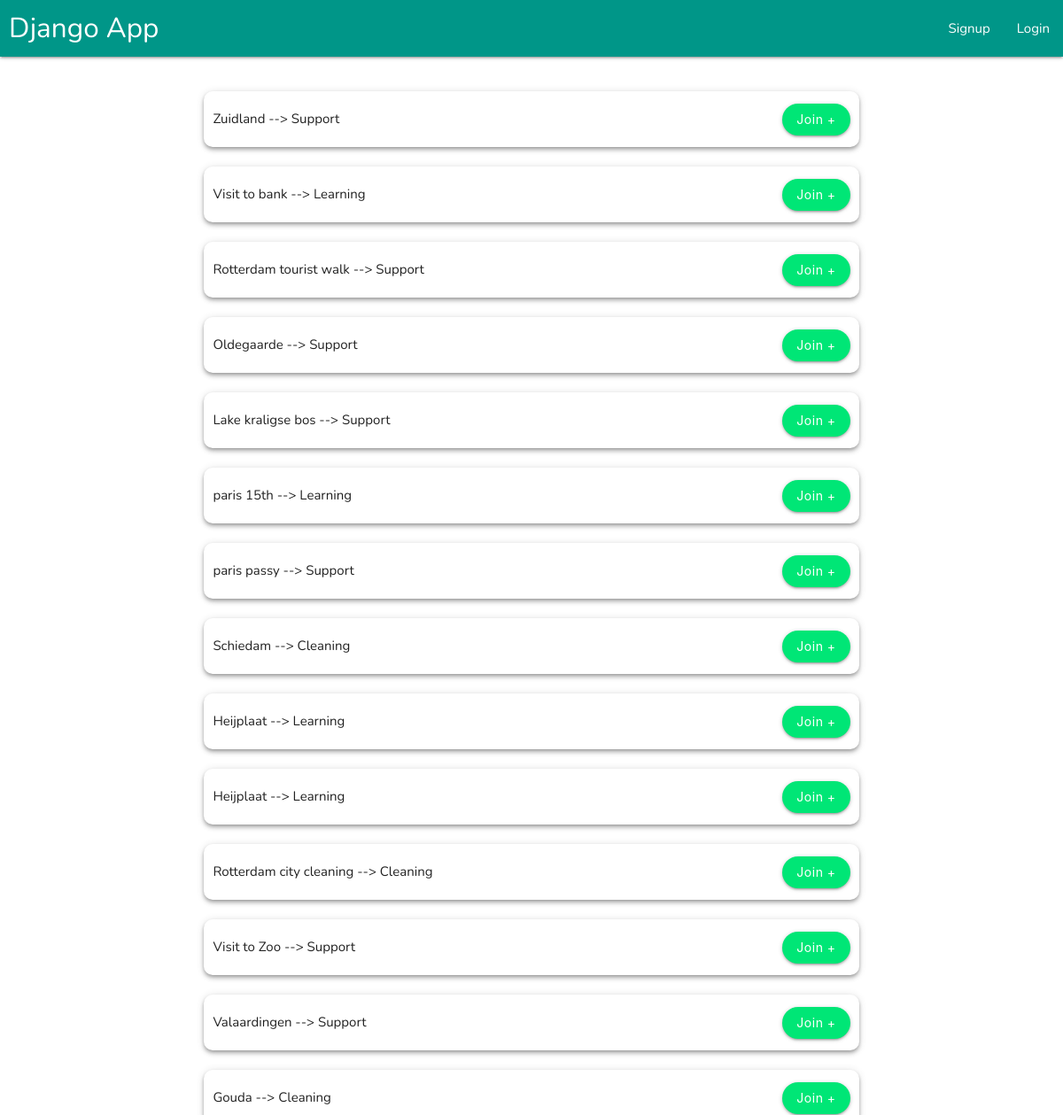
The app's page / (upper part), older data.
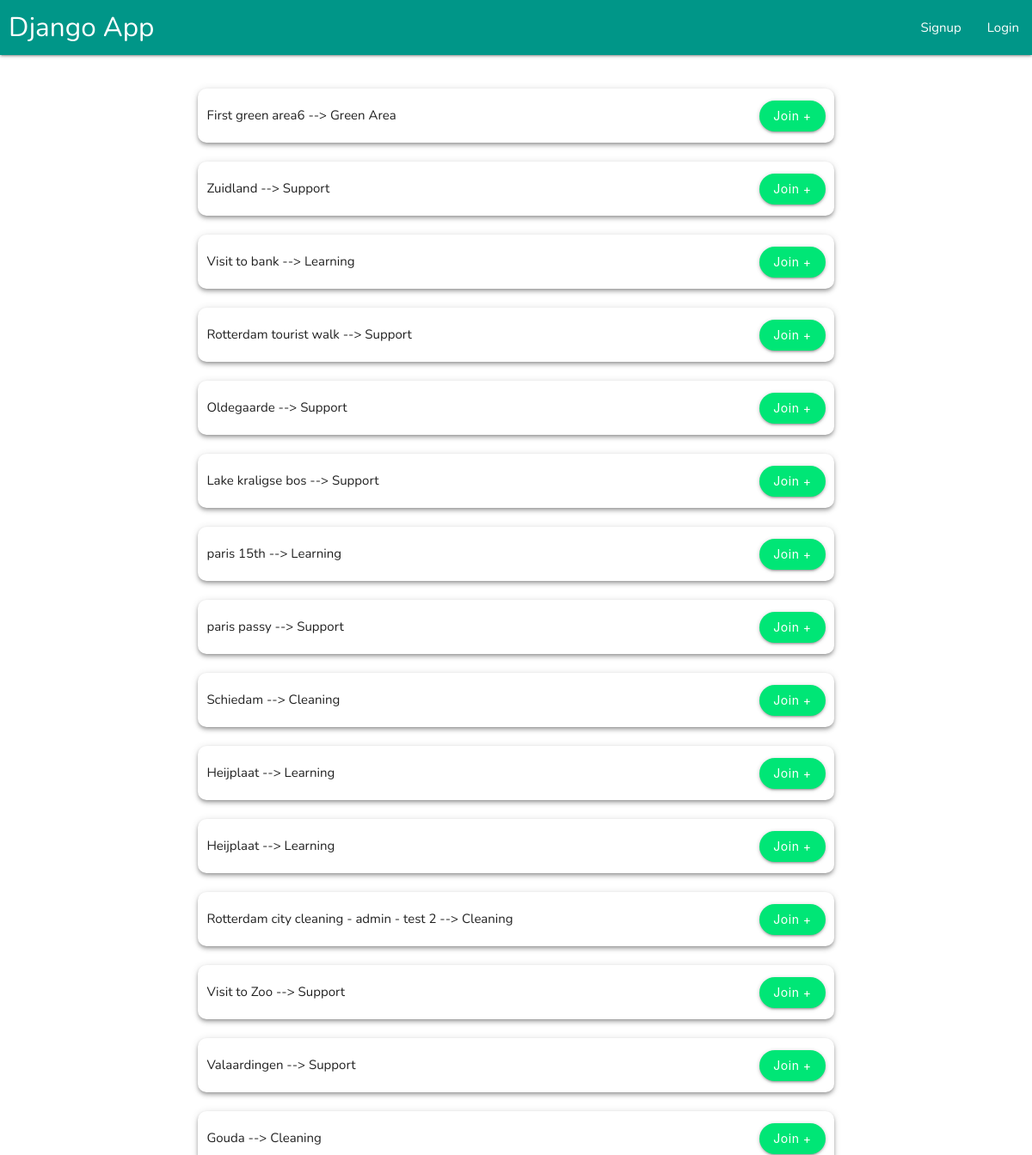
The same page, newer data.
### root/models.py (models this page shows, shortened)
class Initiative_Table(models.Model):
    title           = models.CharField(max_length=10000,blank=True,default='')
    description     = models.TextField(max_length=1000000,blank=True,default='')
    place_name      = models.CharField(max_length=1000000,blank=True,default='')
    longitude       = models.CharField(max_length=10000,blank=True,default='')
    latitude        = models.CharField(max_length=10000,blank=True,default='')
    event_date      = models.CharField(max_length=10000,blank=True,default='',null=True)
    date_object     = models.DateField(blank=True,null=True)
    category        = models.ForeignKey(Initiative_Category,on_delete=models.CASCADE,related_name="Category",default=None)
    is_green_area   = models.BooleanField(default=False,blank=True)
    owner           = models.ForeignKey(User,on_delete=models.CASCADE,related_name="owner",default=None)
    enrolled        = models.ManyToManyField(User, related_name="enrolled",blank=True)
    def __str__(self):
        return str(self.title)+ ' --> ' + str(self.category.category)

class Initiative_Category(models.Model):
    category        = models.CharField(max_length=10000,blank=True,default='')

### dashboards/views.py (the view)
# urls.py: path('', Prepare_Main_page, name='Prepare_Main_page'),
def Prepare_Main_page(request):
    initiatives = Initiative_Table.objects.all().order_by('date_object')
    categories = Initiative_Category.objects.all().order_by("category")
    return render(request,'root/index.html', {
        "page_title":"All Initiative",
        'initiatives':initiatives,
        "categories":categories
    })

### Templates/root/index.html (shortened to what this page needs)
{% extends 'base.html' %}v
{% block 'mainbody' %}
<br>
<div class="container">
<div style="margin:2% 6%">
   {% for initiative in initiatives %}
      <div class="z-depth-2" style="border-radius: 10px;padding: 5px 10px;">
        <div>
          <div style="display: flex;align-items: center;flex-direction: row;">
          <p >{{initiative}} </p>
            <button style="border-radius: 30px;margin-left: auto;font-size: px;" class="green accent-3  waves-effect waves-light btn right ">
              Join +
            </button>
          </div>
        </div>
      </div>
      <br>
   {% endfor %}
</div>
</div>
{% endblock 'mainbody' %}

Row changes from the older to the newer data that the page shows:
added Initiative_Table: title+category "First green area6 --> Green Area"
changed Initiative_Table: title+category "Rotterdam city cleaning --> Cleaning" → "Rotterdam city cleaning - admin - test 2 --> Cleaning"
